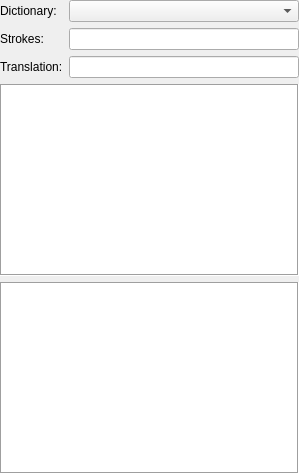
<?xml version="1.0" encoding="UTF-8"?>
<ui version="4.0">
 <class>AddTranslationWidget</class>
 <widget class="QWidget" name="AddTranslationWidget">
  <property name="geometry">
   <rect>
    <x>0</x>
    <y>0</y>
    <width>299</width>
    <height>255</height>
   </rect>
  </property>
  <property name="sizePolicy">
   <sizepolicy hsizetype="MinimumExpanding" vsizetype="MinimumExpanding">
    <horstretch>0</horstretch>
    <verstretch>0</verstretch>
   </sizepolicy>
  </property>
  <layout class="QVBoxLayout" name="verticalLayout">
   <property name="leftMargin">
    <number>0</number>
   </property>
   <property name="topMargin">
    <number>0</number>
   </property>
   <property name="rightMargin">
    <number>0</number>
   </property>
   <property name="bottomMargin">
    <number>0</number>
   </property>
   <item>
    <layout class="QFormLayout" name="formLayout">
     <item row="0" column="0">
      <widget class="QLabel" name="label_3">
       <property name="text">
        <string>Dictionary:</string>
       </property>
       <property name="buddy">
        <cstring>dictionary</cstring>
       </property>
      </widget>
     </item>
     <item row="1" column="0">
      <widget class="QLabel" name="label">
       <property name="sizePolicy">
        <sizepolicy hsizetype="Minimum" vsizetype="Minimum">
         <horstretch>0</horstretch>
         <verstretch>0</verstretch>
        </sizepolicy>
       </property>
       <property name="text">
        <string>Strokes:</string>
       </property>
       <property name="buddy">
        <cstring>strokes</cstring>
       </property>
      </widget>
     </item>
     <item row="1" column="1">
      <widget class="QLineEdit" name="strokes">
       <property name="sizePolicy">
        <sizepolicy hsizetype="MinimumExpanding" vsizetype="Minimum">
         <horstretch>0</horstretch>
         <verstretch>0</verstretch>
        </sizepolicy>
       </property>
       <property name="accessibleName">
        <string>Strokes</string>
       </property>
      </widget>
     </item>
     <item row="2" column="0">
      <widget class="QLabel" name="label_2">
       <property name="sizePolicy">
        <sizepolicy hsizetype="Minimum" vsizetype="Minimum">
         <horstretch>0</horstretch>
         <verstretch>0</verstretch>
        </sizepolicy>
       </property>
       <property name="text">
        <string>Translation:</string>
       </property>
       <property name="buddy">
        <cstring>translation</cstring>
       </property>
      </widget>
     </item>
     <item row="2" column="1">
      <widget class="QLineEdit" name="translation">
       <property name="sizePolicy">
        <sizepolicy hsizetype="MinimumExpanding" vsizetype="Minimum">
         <horstretch>0</horstretch>
         <verstretch>0</verstretch>
        </sizepolicy>
       </property>
       <property name="accessibleName">
        <string>Translation</string>
       </property>
      </widget>
     </item>
     <item row="0" column="1">
      <widget class="QComboBox" name="dictionary">
       <property name="accessibleName">
        <string>Dictionary</string>
       </property>
       <property name="accessibleDescription">
        <string>Select the target dictionary for the new translation.</string>
       </property>
       <property name="editable">
        <bool>false</bool>
       </property>
      </widget>
     </item>
    </layout>
   </item>
   <item>
    <widget class="QTextEdit" name="strokes_info">
     <property name="sizePolicy">
      <sizepolicy hsizetype="MinimumExpanding" vsizetype="MinimumExpanding">
       <horstretch>0</horstretch>
       <verstretch>0</verstretch>
      </sizepolicy>
     </property>
     <property name="accessibleName">
      <string>Existing mappings (strokes)</string>
     </property>
     <property name="frameShape">
      <enum>QFrame::Box</enum>
     </property>
     <property name="textInteractionFlags">
      <set>Qt::LinksAccessibleByMouse|Qt::TextSelectableByMouse</set>
     </property>
     <property name="text" stdset="0">
      <string/>
     </property>
    </widget>
   </item>
   <item>
    <widget class="QTextEdit" name="translation_info">
     <property name="sizePolicy">
      <sizepolicy hsizetype="MinimumExpanding" vsizetype="MinimumExpanding">
       <horstretch>0</horstretch>
       <verstretch>0</verstretch>
      </sizepolicy>
     </property>
     <property name="accessibleName">
      <string>Existing mappings (translations)</string>
     </property>
     <property name="frameShape">
      <enum>QFrame::Box</enum>
     </property>
     <property name="textInteractionFlags">
      <set>Qt::LinksAccessibleByMouse|Qt::TextSelectableByMouse</set>
     </property>
     <property name="text" stdset="0">
      <string/>
     </property>
    </widget>
   </item>
  </layout>
 </widget>
 <tabstops>
  <tabstop>strokes</tabstop>
  <tabstop>translation</tabstop>
  <tabstop>dictionary</tabstop>
  <tabstop>strokes_info</tabstop>
  <tabstop>translation_info</tabstop>
 </tabstops>
 <resources/>
 <connections>
  <connection>
   <sender>strokes</sender>
   <signal>textEdited(QString)</signal>
   <receiver>AddTranslationWidget</receiver>
   <slot>handle_stroke_input_change(QString)</slot>
   <hints>
    <hint type="sourcelabel">
     <x>210</x>
     <y>21</y>
    </hint>
    <hint type="destinationlabel">
     <x>168</x>
     <y>98</y>
    </hint>
   </hints>
  </connection>
  <connection>
   <sender>translation</sender>
   <signal>textEdited(QString)</signal>
   <receiver>AddTranslationWidget</receiver>
   <slot>handle_translation_input_change(QString)</slot>
   <hints>
    <hint type="sourcelabel">
     <x>210</x>
     <y>49</y>
    </hint>
    <hint type="destinationlabel">
     <x>168</x>
     <y>98</y>
    </hint>
   </hints>
  </connection>
  <connection>
   <sender>dictionary</sender>
   <signal>activated(int)</signal>
   <receiver>AddTranslationWidget</receiver>
   <slot>update_selected_dictionary(int)</slot>
   <hints>
    <hint type="sourcelabel">
     <x>187</x>
     <y>19</y>
    </hint>
    <hint type="destinationlabel">
     <x>149</x>
     <y>127</y>
    </hint>
   </hints>
  </connection>
 </connections>
 <slots>
  <slot>handle_stroke_input_change(QString)</slot>
  <slot>handle_translation_input_change(QString)</slot>
  <slot>update_selected_dictionary(int)</slot>
 </slots>
</ui>
